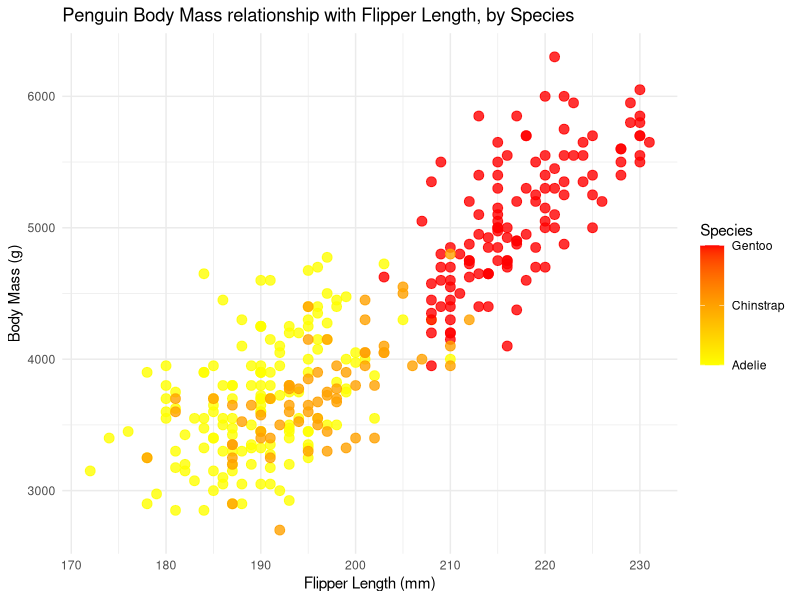
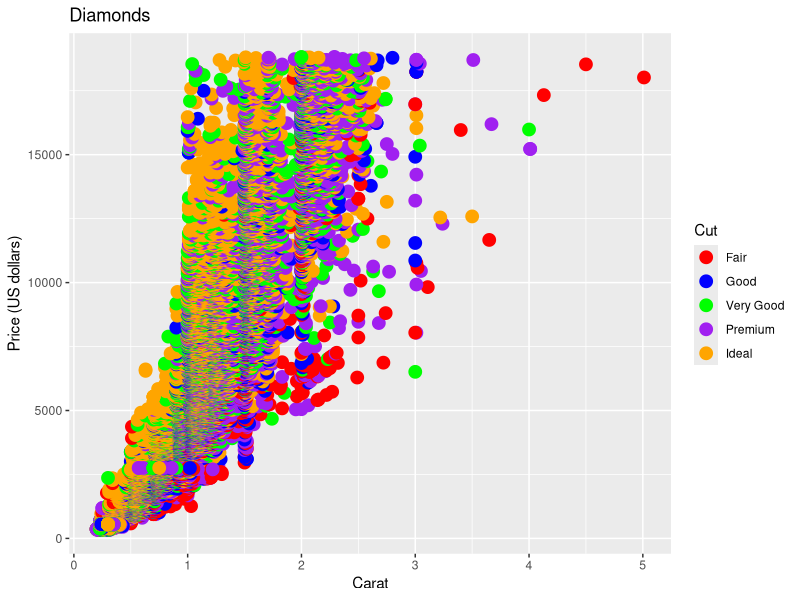

These figures' R source, in order:
## ---- chunk 1
#| echo: false
#| message: false
#| warning: false

library(tidyverse)
library(palmerpenguins)
## ---- chunk 2
students <- data.frame(
  Student = c("A", "B", "C", "D", "E", "F"),
  Exam_Score = c("85", "92", "78", "NA", "88", "95"),
  Study_Hours = c("5", "8", "3", "6", "NA", "10")
)
## ---- chunk 3
#| echo: false
#| eval: true
penguins |>
  drop_na(flipper_length_mm, body_mass_g, species) |>
  ggplot(
    aes(
      x = flipper_length_mm,
      y = body_mass_g,
      color = as.numeric(species)
    )
  ) +
  geom_point(size = 3, alpha = 0.8) +
  scale_color_gradient(
    low = "yellow",
    high = "red",
    breaks = 1:3,
    labels = c("Adelie", "Chinstrap", "Gentoo")
  ) +
  labs(
    title = "Penguin Body Mass relationship with Flipper Length, by Species",
    x = "Flipper Length (mm)",
    y = "Body Mass (g)",
    color = "Species"
  ) +
  theme_minimal()
## ---- chunk 4
#| echo: false 
#| eval: true
diamonds |>
  ggplot(
    aes(
      x = carat,
      y = price,
      color = cut
    )
  ) +
  geom_point(
    size = 4,
    alpha = 1
  ) +
  labs(
    title = "Diamonds",
    x = "Carat",
    y = "Price (US dollars)",
    color = "Cut"
  ) +
  scale_color_manual(
    values = c("red", "blue", "green", "purple", "orange")
  ) 
